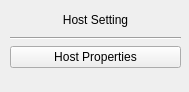
<?xml version="1.0" encoding="UTF-8"?>
<ui version="4.0">
 <class>Form</class>
 <widget class="QWidget" name="Form">
  <property name="geometry">
   <rect>
    <x>0</x>
    <y>0</y>
    <width>189</width>
    <height>92</height>
   </rect>
  </property>
  <property name="windowTitle">
   <string>Form</string>
  </property>
  <widget class="QWidget" name="verticalLayoutWidget">
   <property name="geometry">
    <rect>
     <x>10</x>
     <y>9</y>
     <width>171</width>
     <height>59</height>
    </rect>
   </property>
   <layout class="QVBoxLayout" name="verticalLayout">
    <item>
     <widget class="QLabel" name="label">
      <property name="sizePolicy">
       <sizepolicy hsizetype="Minimum" vsizetype="Minimum">
        <horstretch>0</horstretch>
        <verstretch>0</verstretch>
       </sizepolicy>
      </property>
      <property name="text">
       <string>Host Setting</string>
      </property>
      <property name="alignment">
       <set>Qt::AlignCenter</set>
      </property>
     </widget>
    </item>
    <item>
     <widget class="Line" name="line">
      <property name="orientation">
       <enum>Qt::Horizontal</enum>
      </property>
     </widget>
    </item>
    <item>
     <widget class="QPushButton" name="pushButton">
      <property name="text">
       <string>Host Properties</string>
      </property>
     </widget>
    </item>
   </layout>
  </widget>
 </widget>
 <resources/>
 <connections/>
</ui>
